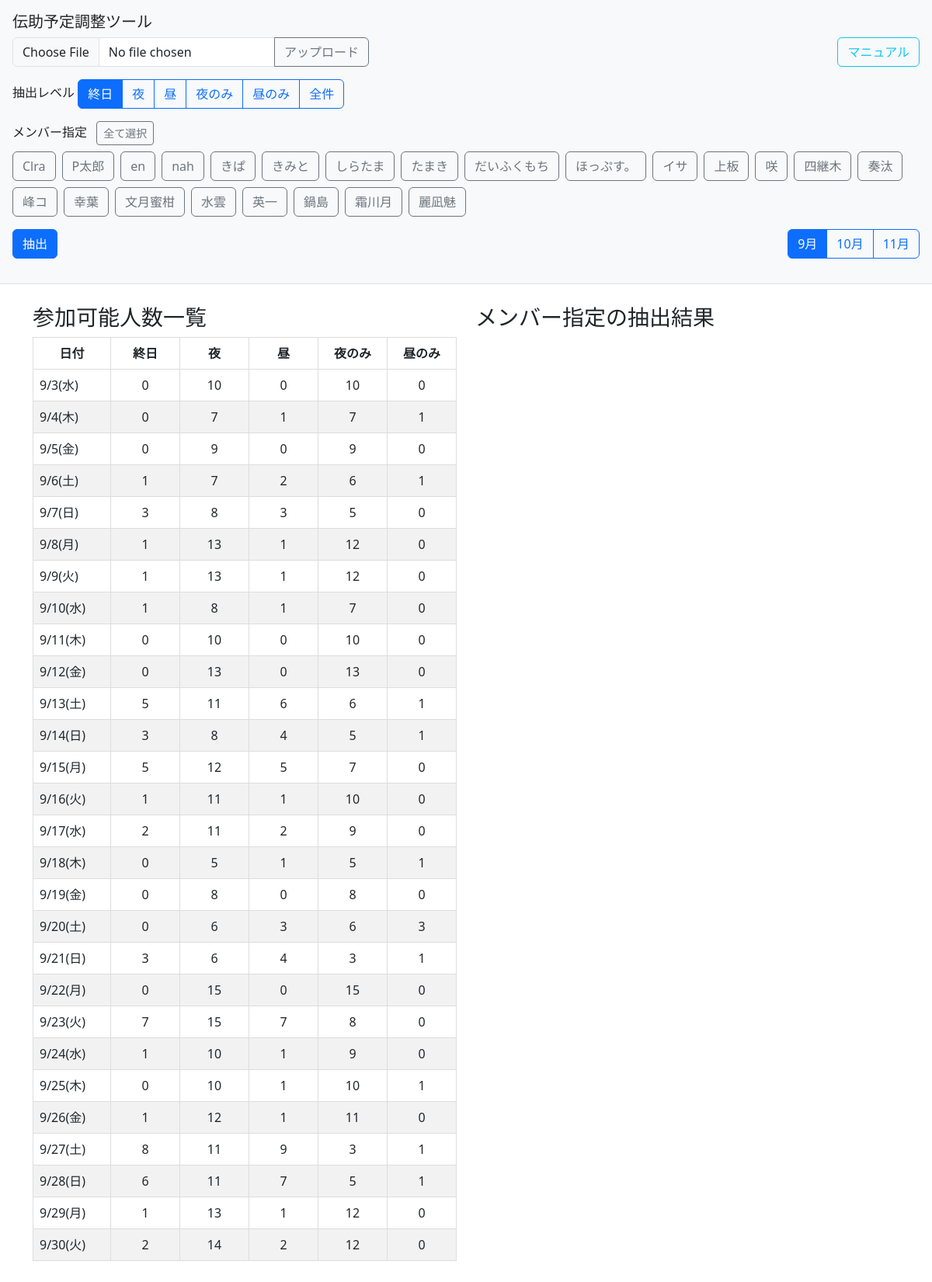
The page / on the database its author committed.
### app.py (models this page shows, shortened)
class Attendee(db.Model):
    id = db.Column(db.Integer, primary_key=True)
    date = db.Column(db.String(10), nullable=False)
    member = db.Column(db.String(50), nullable=False)
    status = db.Column(db.String(5), nullable=False)
    __table_args__ = (db.UniqueConstraint('date', 'member', name='unique_attendee'),)

### app.py (the view, shortened to what this page needs)
@app.route('/', methods=['GET'])
def index():
    selected_members = session.get('selected_members', [])
    current_level = session.get('current_level', '◎')
    with app.app_context():
        attendees = Attendee.query.all()
        metadata_dict = {
            member: {
                '最終更新日時': '',
                'コメント': ''
            } for member in selected_members
        }
        for m in Metadata.query.filter(Metadata.member.in_(selected_members)).all():
            metadata_dict[m.member][m.key] = m.value
        if attendees:
            members_unsorted = list(set([a.member for a in attendees]))
            members_en = sorted([m for m in members_unsorted if m and 'a' <= m[0].lower() <= 'z'])
            members_kana_hira = sorted([m for m in members_unsorted if m and ('ぁ' <= m[0] <= 'ん' or 'ァ' <= m[0] <= 'ン')])
            members_kanji = sorted([m for m in members_unsorted if m and '一' <= m[0] <= '龯'])
            members = members_en + members_kana_hira + members_kanji
        else:
            members = []
    data = [{'日付': a.date, 'メンバー': a.member, '記号': a.status} for a in attendees]
    df = pd.DataFrame(data).drop_duplicates()
    attendees_table_html = ""
    result_table_html = ""
    months = []
    current_month = None
    if not df.empty:
        pivot_df = df.pivot_table(index='日付', columns='メンバー', values='記号', aggfunc='first')
        pivot_df = pivot_df.sort_index(key=lambda x: pd.to_datetime(x.str.split('(').str[0], format='%m/%d', errors='coerce'), axis=0)
        valid_dates = [d for d in pivot_df.index if d.strip() and '/' in d]
        months = sorted(list(set([int(d.split('(')[0].split('/')[0]) for d in valid_dates])))
        current_month = int(request.args.get('month', months[0] if months else None))
        filtered_pivot_df = pivot_df[pivot_df.index.str.split('(').str[0].str.split('/').str[0] == str(current_month)]
        attendees_table = create_attendees_count_table(filtered_pivot_df.reset_index())
        attendees_table_html = attendees_table.rename(columns={'◎-': '終日', '◎〇-': '夜', '◎△-': '昼', '〇-のみ': '夜のみ', '△-のみ': '昼のみ'}).to_html(classes='data', header="true", index=False)
    return render_template('index.html',
        members=members,
        attendees_table_html=attendees_table_html,
        result_table_html=result_table_html,
        months=months,
        current_month=current_month,
        selected_members=selected_members,
        current_level=current_level,
        metadata_dict=metadata_dict,
        messages=get_flashed_messages(with_categories=True))

### app.py (called while the page is built)
def create_attendees_count_table(df):
    members_df = df.loc[:, df.columns != '日付']
    count_ok_only = (members_df == '◎').sum(axis=1)
    count_ok_night_undecided = members_df.isin(['◎', '○']).sum(axis=1)
    count_ok_day_undecided = members_df.isin(['◎', '△']).sum(axis=1)
    count_night_only = (members_df == '○').sum(axis=1)
    count_day_only = (members_df == '△').sum(axis=1)
    result_df = pd.DataFrame({
        '日付': df['日付'],
        '◎-': count_ok_only,
        '◎〇-': count_ok_night_undecided,
        '◎△-': count_ok_day_undecided,
        '〇-のみ': count_night_only,
        '△-のみ': count_day_only
    })
    return result_df

### templates/index.html (shortened to what this page needs)
<!DOCTYPE html>
<html lang="ja">
<head>
    <link rel="stylesheet" href="{{ url_for('static', filename='style.css') }}" />
    <link rel="stylesheet" href="https://cdn.jsdelivr.net/npm/bootstrap@5.3.8/dist/css/bootstrap.min.css">
</head>
<body>
    <header class="fixed-top-container p-3 bg-light border-bottom">
        <h1 class="h5 mb-2">伝助予定調整ツール</h1>
        <div class="d-flex justify-content-between align-items-center mb-3">
            <form action="{{ url_for('upload_file') }}" method="post" enctype="multipart/form-data" class="d-flex align-items-center mb-0 me-2">
                <div class="input-group">
                    <input type="file" name="csv_file" class="form-control" id="inputGroupFile" aria-describedby="uploadButton" aria-label="Upload">
                    <button class="btn btn-outline-secondary" type="submit" id="uploadButton">アップロード</button>
                </div>
            </form>
            <button class="btn btn-outline-info flex-shrink-0" type="button" data-bs-toggle="modal" data-bs-target="#manualModal">マニュアル</button>
        </div>
        <form action="{{ url_for('extract_data') }}" method="post">
            <div class="mb-3">
                <label class="form-label">抽出レベル</label>
                <div class="btn-group" role="group" aria-label="抽出レベルボタン">
                    <label class="btn btn-outline-primary" for="level_ok_all">終日</label>
                    <label class="btn btn-outline-primary" for="level_circle_all">夜</label>
                    <label class="btn btn-outline-primary" for="level_triangle_all">昼</label>
                    <label class="btn btn-outline-primary" for="level_circle_only">夜のみ</label>
                    <label class="btn btn-outline-primary" for="level_triangle_only">昼のみ</label>
                    <label class="btn btn-outline-primary" for="level_all">全件</label>
                </div>
            </div>
            <div class="mb-3">
                <label class="form-label">
                    メンバー指定
                    <button type="button" class="btn btn-outline-secondary btn-sm ms-2" id="toggleAllMembers">全て選択</button>
                </label>
                <div class="d-flex flex-wrap gap-2">
                    {% for member in members %}
                    <label class="btn btn-outline-secondary" for="member_toggle_{{ member }}">{{ member }}</label>
                    {% endfor %}
                </div>
            </div>
            <div class="d-flex justify-content-between align-items-center mb-3">
                <button type="submit" class="btn btn-primary me-2">抽出</button>
                <div class="btn-group" role="group">
                    {% for month in months %}
                    <a href="?month={{ month }}" class="btn {% if month == current_month %}btn-primary{% else %}btn-outline-primary{% endif %}">{{ month }}月</a>
                    {% endfor %}
                </div>
            </div>
        </form>
    </header>
    <main class="container my-5 pt-5">
        <div class="mt-5 pt-5">
            <div class="row">
                <div class="col-md-6">
                    <h3>参加可能人数一覧</h3>
                    <div class="table-responsive">
                        {{ attendees_table_html | safe }}
                    </div>
                </div>
                <div class="col-md-6">
                    <h3>メンバー指定の抽出結果</h3>
                </div>
            </div>
        </div>
    </main>
</body>
</html>

### static/style.css (style rules this page uses)
body { font-family: sans-serif; }
.fixed-top-container { position: fixed; top: 0; left: 0; right: 0; z-index: 1030; height: auto; }
body { padding-top: 200px; }
.data { width: 100%; border-collapse: collapse; table-layout: fixed; }
.data th, .data td { border: 1px solid #ddd; padding: 8px; text-align: center; }
.data td:first-child { text-align: left; }
.data th:first-child { width: 100px; white-space: nowrap; }
.data tr:nth-child(even) { background-color: #f2f2f2; }

### rows shown on the page
Attendee: member "Clra"
Attendee: member "P太郎"
Attendee: member "en"
Attendee: member "nah"
Attendee: member "きぱ"
Attendee: member "きみと"
Attendee: member "しらたま"
Attendee: member "たまき"
Attendee: member "だいふくもち"
Attendee: member "ほっぷす。"
Attendee: member "イサ"
Attendee: member "上板"
Attendee: member "四継木"
Attendee: member "奏汰"
Attendee: member "峰コ"
Attendee: member "幸葉"
Attendee: member "文月蜜柑"
Attendee: member "水雲"
Attendee: member "英一"
Attendee: member "鍋島"
Attendee: member "霜川月"
Attendee: member "麗凪魅"

### other values the page prints
{{ member }} "咲"
{{ month }} "9" "10" "11"
